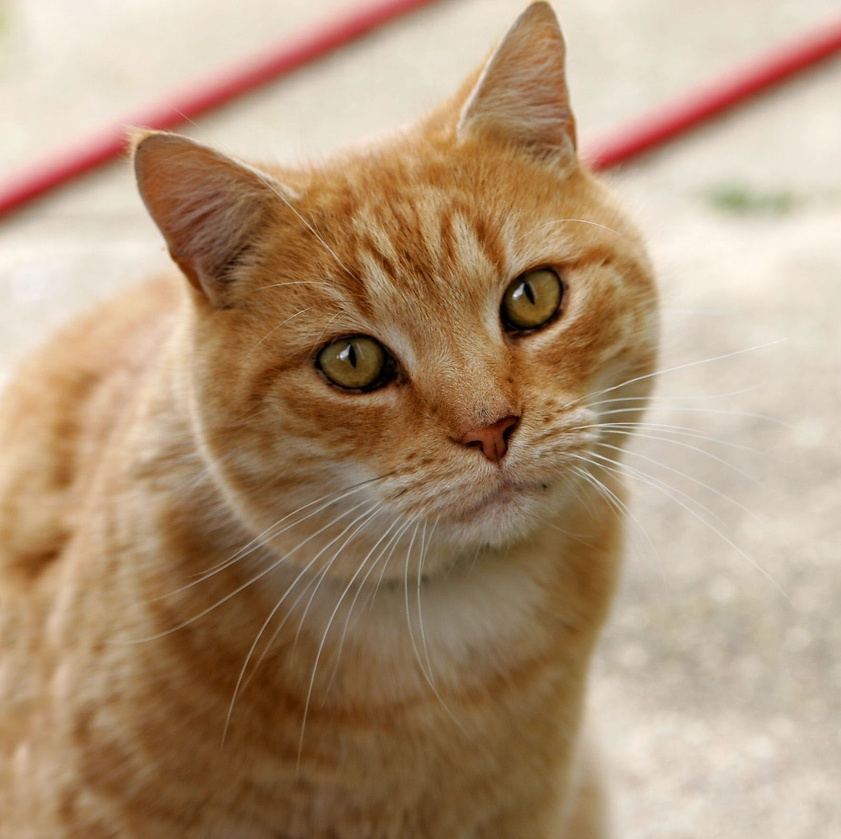
#> input picture Task2-Image-Encryption-Tool/sample-images/image1.jpg, 841 x 839 px, shrunk from 1600 x 1598 before the run
$ python encrypt.py
#> lines starting #> are read from the running program, lines starting #| are printed output that depends on the picture
### Task2-Image-Encryption-Tool/utils.py
import cv2

def load_image(path):
#> called with path = 'sample-images/image1.jpg'
    img = cv2.imread(path)
#> img is the input picture: shape (839, 841, 3); mean B, G, R 120.7, 148.8, 175.9
    if img is None:
        raise ValueError("Could not load image at: " + path)
    return img

def save_image(path, img):
    cv2.imwrite(path, img)

### Task2-Image-Encryption-Tool/encrypt.py
from utils import load_image, save_image
import numpy as np

def encrypt_image(input_path, output_path, key=50):
    img = load_image(input_path)

    # Ensure proper uint8 format
    img = img.astype(np.uint8)

    # 1. Swap Red and Blue channels
    encrypted = img.copy()
    encrypted[:, :, [0, 2]] = encrypted[:, :, [2, 0]]

    # 2. Add key (safe arithmetic using int16)
    encrypted = ((encrypted.astype(np.int16) + key) % 256).astype(np.uint8)
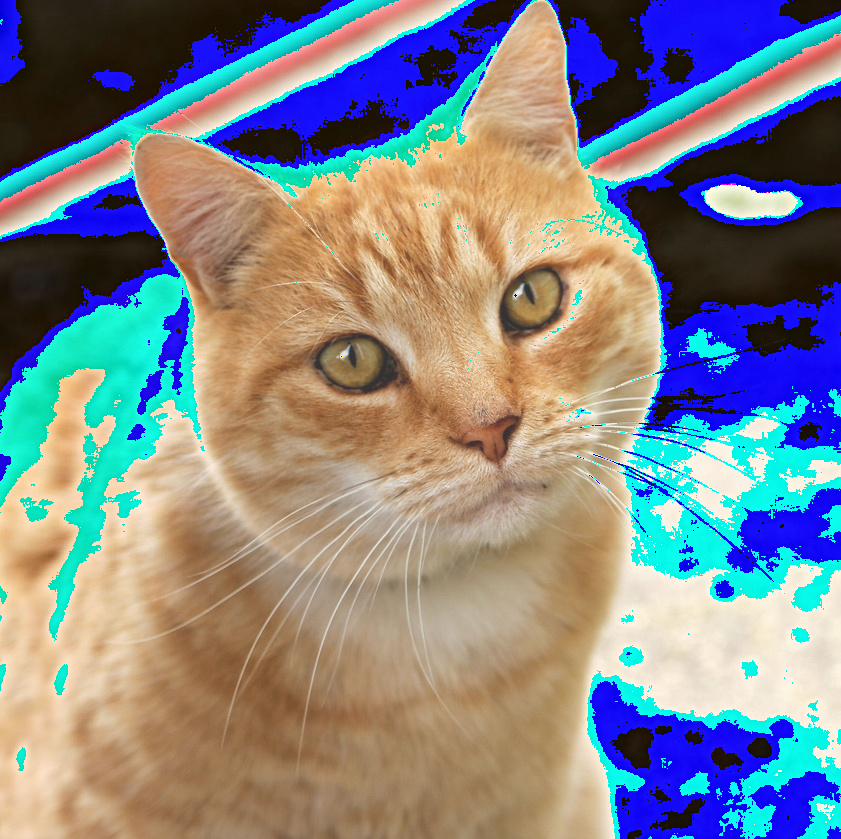
#> encrypted: shape (839, 841, 3); mean R, G, B 131.3, 133.9, 138.4

    save_image(output_path, encrypted)
    print("Image encrypted and saved to:", output_path)

if __name__ == "__main__":
    encrypt_image("sample-images/image1.jpg", "encrypted_image.png")
